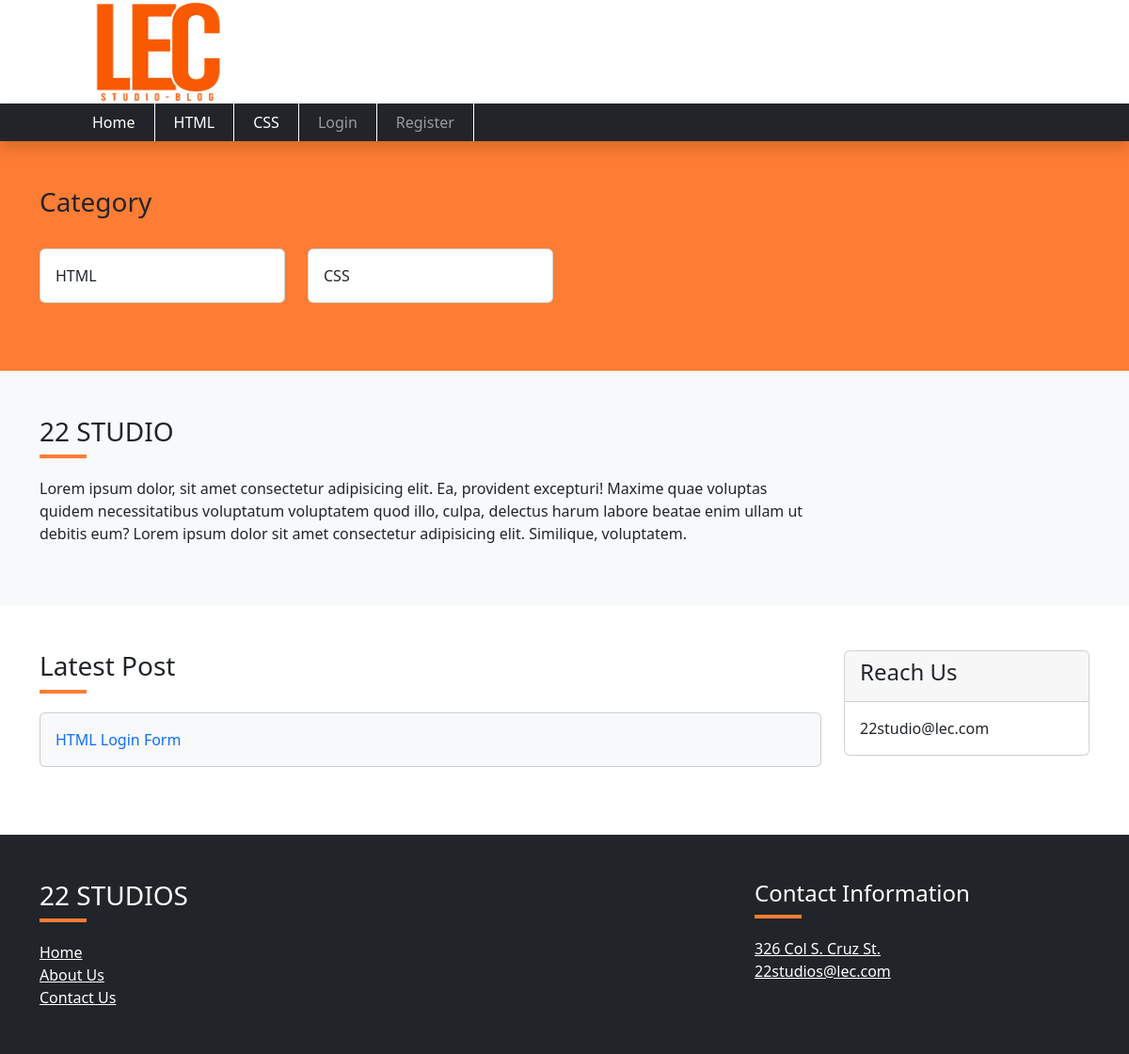
The page / on the database its author committed.
### tables this page shows
CREATE TABLE `categories` (
  `id` int(11) NOT NULL,
  `name` varchar(191) NOT NULL,
  `slug` varchar(191) NOT NULL,
  `description` text DEFAULT NULL,
  `meta_title` varchar(200) NOT NULL,
  `meta_description` mediumtext DEFAULT NULL,
  `meta_keyword` mediumtext DEFAULT NULL,
  `navbar_status` tinyint(4) DEFAULT 0,
  `status` tinyint(4) DEFAULT 0 COMMENT '0=visible,1=hidden,2=deleted',
  `created_at` timestamp NULL DEFAULT current_timestamp()
);

CREATE TABLE `posts` (
  `id` int(191) NOT NULL,
  `category_id` int(191) NOT NULL,
  `name` varchar(191) NOT NULL,
  `slug` varchar(191) NOT NULL,
  `description` text DEFAULT NULL,
  `image` varchar(255) DEFAULT NULL,
  `meta_title` varchar(191) NOT NULL,
  `meta_description` mediumtext NOT NULL,
  `meta_keyword` mediumtext NOT NULL,
  `status` tinyint(4) DEFAULT 0,
  `created_at` timestamp NULL DEFAULT current_timestamp()
);

### index.php (the view)
<?php
include('includes/header.php');
include('includes/navbar.php');
?>
<div class=" py-5" style="background-color: #FE7C34;">
    <div class="container">
        <div class="row">
            <div class="col-md-12">
                <h3>Category</h3>
                <div class="underline"></div>
            </div>
            <?php
            $homeCategory = "SELECT * FROM categories WHERE navbar_status='0' AND status='0' LIMIT 12";
            $homeCategory_run = mysqli_query($con, $homeCategory);
            if (mysqli_num_rows($homeCategory_run) > 0) {
                foreach ($homeCategory_run as $homeItems) {
            ?>
                    <div class="col-md-3 mb-4">
                        <a class="text-decoration-none text-dark" href="category.php?title=<?= $homeItems['slug']; ?>">
                            <div class="card card-body">
                                <?= $homeItems['name']; ?>
                            </div>
                        </a>
                    </div>
            <?php
                }
            }
            ?>
        </div>
    </div>
</div>
<div class="py-5 bg-light">
    <div class="container">
        <div class="row">
            <div class="col-md-9">
                <h3 class="text-dark">22 STUDIO</h3>
                <div class="underline"></div>
                <p>
                    Lorem ipsum dolor, sit amet consectetur adipisicing elit. Ea, provident excepturi! Maxime quae
                    voluptas quidem necessitatibus voluptatum voluptatem quod illo, culpa, delectus harum labore beatae
                    enim ullam ut debitis eum? Lorem ipsum dolor sit amet consectetur adipisicing elit. Similique,
                    voluptatem.
                </p>
            </div>
        </div>
    </div>
</div>
<div class="py-5">
    <div class="container">
        <div class="row">
            <div class="col-md-9">
                <h3 class="text-dark">Latest Post</h3>
                <div class="underline"></div>
                <?php
                $homePosts = "SELECT * FROM posts WHERE status='0' ORDER BY id DESC LIMIT 5";
                $homePosts_run = mysqli_query($con, $homePosts);
                if (mysqli_num_rows($homePosts_run) > 0) {
                    foreach ($homePosts_run as $homePosts) {
                ?>
                        <div class="mb-4">
                            <a class="text-decoration-none" href="post.php?title=<?= $homePosts['slug']; ?>">
                                <div class="card card-body bg-light">
                                    <?= $homePosts['name']; ?>
                                </div>
                            </a>
                        </div>
                <?php
                    }
                }
                ?>
            </div>
            <div class="col-md-3">
                <div class="card">
                    <div class="card-header">
                        <h4>Reach Us</h4>
                    </div>
                    <div class="card-body">
                        22studio@lec.com
                    </div>
                </div>
            </div>
        </div>
    </div>
</div>
<?php
include('includes/footer.php');
?>

### includes/navbar.php (shortened to what this page needs)
<div>
    <div class="container">
        <div class="row">
            <div class="col-md-3 ps-5 ms-3">
                <img class="p-0" src="assets/images/22-studios-final.png" alt="22 STUDIOS" width="150" height="110">
            </div>
        </div>
    </div>
</div>
<nav class="navbar navbar-expand-lg navbar-dark bg-dark shadow sticky-top">
    <div class="container px-5">
        <div class="collapse navbar-collapse" id="navbarScroll">
            <ul class="navbar-nav me-auto my-2 my-lg-0 navbar-nav-scroll" style="--bs-scroll-height: 100px;">
                <li class="nav-item">
                    <a class="nav-link active" aria-current="page" href="index.php">Home</a>
                </li>
                <?php
                $navbarCategory = "SELECT * FROM categories WHERE navbar_status='0' AND status='0'";
                $navbarCategory_run = mysqli_query($con, $navbarCategory);
                if (mysqli_num_rows($navbarCategory_run) > 0) {
                    foreach ($navbarCategory_run as $navItems) {
                ?>
                        <li class="nav-item">
                            <a class="nav-link text-white" href="category.php?title=<?= $navItems['slug']; ?>"><?= $navItems['name']; ?></a>
                        </li>
                <?php
                    }
                }
                ?>
                <?php if (isset($_SESSION['auth_user'])) : ?>
                    <li class="nav-item dropdown ">
                        <a class="nav-link dropdown-toggle text-white" id="navbarDropdown" role="button" data-bs-toggle="dropdown" aria-expanded="false">
                            <?= $_SESSION['auth_user']['user_name']; ?>
                        </a>
                        <ul class="dropdown-menu" aria-labelledby="navbarDropdown">
                            <li><a class="dropdown-item" href="#">My Profile</a></li>
                            <li>
                                <form action="allcode.php" method="post">
                                    <button type="submit" name="logout_btn" class="dropdown-item">Logout</button>
                                </form>
                            </li>
                        </ul>
                    </li>
                <?php else : ?>
                    <li class="nav-item">
                        <a class="nav-link" href="login.php">Login</a>
                    </li>
                    <li class="nav-item">
                        <a class="nav-link" href="register.php">Register</a>
                    </li>
                <?php endif; ?>
            </ul>
        </div>
    </div>
</nav>

### assets/css/custom.css (style rules this page uses)
.navbar { padding: 0px; }
.nav-link { border-right: 1px solid #fff; padding: 8px 20px !important; }

### includes/header.php (style rules this page uses)
.navbar { padding: 0px; }
.nav-link { border-right: 1px solid #fff; padding: 8px 20px !important; }
.underline { height: 4px; width: 50px; background-color: #FE7C34; margin-bottom: 20px; }

### rows shown on the page
categories: name "HTML"
categories: name "CSS"
posts: name "HTML Login Form"
